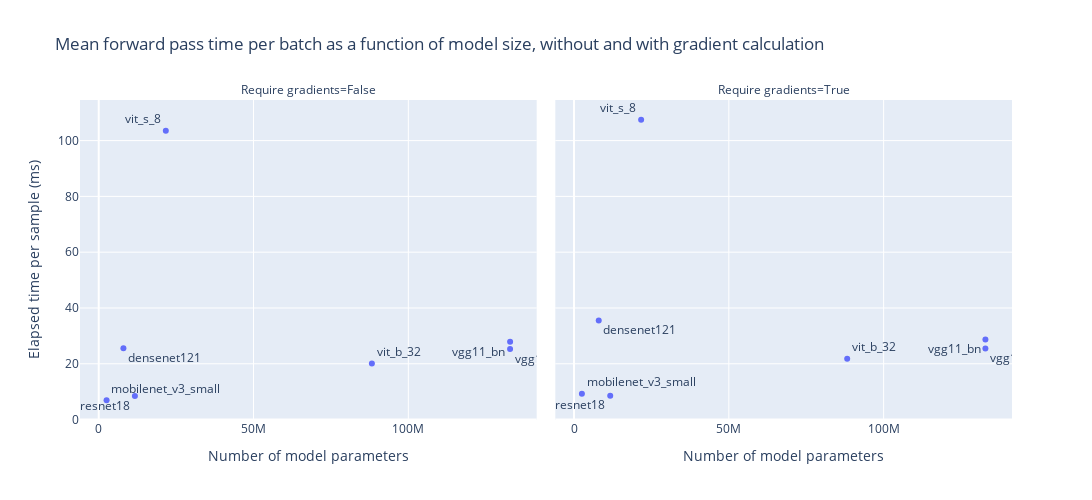

The notebook cell saved with this chart:
### Code cell
fig = px.scatter(
    results_df_batch8.sort_values("n_params"),
    x="n_params",
    y="mean_time",
    text="name",
    labels=labels,
    title="Mean forward pass time per batch as a function of model size, without and with gradient calculation",
    facet_col="requires_grad",
    width=1200,
    height=500
)

fig.update_traces(textposition=improve_text_position(results_df_batch8['n_params']))
fig.show()
fig.write_image('../plots/q11_runtime_per_model_size.png')

### Figure 1 — Plotly figure (JSON) as saved in the notebook; plotly's stock layout.template omitted (floating-point values rounded to 4 significant figures)
{"data": [{"hovertemplate": "Require gradients=False<br>Number of model parameters=%{x}<br>Elapsed time per sample (ms)=%{y}<br>Model name=%{text}<extra></extra>", "legendgroup": "", "marker": {"color": "#636efa", "symbol": "circle"}, "mode": "markers+text", "name": "", "orientation": "v", "showlegend": false, "text": ["mobilenet_v3_small", "densenet121", "resnet18", "vit_s_8", "vit_b_32", "vgg11", "vgg11_bn"], "x": [2542856, 7978856, 11689512, 21670272, 88224232, 132863336, 132868840], "xaxis": "x", "y": [6.923, 25.53, 8.412, 103.6, 20.11, 25.26, 27.86], "yaxis": "y", "type": "scatter", "textposition": ["top right", "bottom right", "bottom left", "top left", "top right", "bottom right", "bottom left", "top left", "top right", "bottom right", "bottom left", "top left", "top right", "bottom right"]}, {"hovertemplate": "Require gradients=True<br>Number of model parameters=%{x}<br>Elapsed time per sample (ms)=%{y}<br>Model name=%{text}<extra></extra>", "legendgroup": "", "marker": {"color": "#636efa", "symbol": "circle"}, "mode": "markers+text", "name": "", "orientation": "v", "showlegend": false, "text": ["mobilenet_v3_small", "densenet121", "resnet18", "vit_s_8", "vit_b_32", "vgg11", "vgg11_bn"], "x": [2542856, 7978856, 11689512, 21670272, 88224232, 132863336, 132868840], "xaxis": "x2", "y": [9.227, 35.53, 8.572, 107.5, 21.79, 25.44, 28.68], "yaxis": "y2", "type": "scatter", "textposition": ["top right", "bottom right", "bottom left", "top left", "top right", "bottom right", "bottom left", "top left", "top right", "bottom right", "bottom left", "top left", "top right", "bottom right"]}], "layout": {"xaxis": {"anchor": "y", "domain": [0.0, 0.49], "title": {"text": "Number of model parameters"}}, "yaxis": {"anchor": "x", "domain": [0.0, 1.0], "title": {"text": "Elapsed time per sample (ms)"}}, "xaxis2": {"anchor": "y2", "domain": [0.51, 1.0], "matches": "x", "title": {"text": "Number of model parameters"}}, "yaxis2": {"anchor": "x2", "domain": [0.0, 1.0], "matches": "y", "showticklabels": false}, "annotations": [{"font": {}, "showarrow": false, "text": "Require gradients=False", "x": 0.245, "xanchor": "center", "xref": "paper", "y": 1.0, "yanchor": "bottom", "yref": "paper"}, {"font": {}, "showarrow": false, "text": "Require gradients=True", "x": 0.755, "xanchor": "center", "xref": "paper", "y": 1.0, "yanchor": "bottom", "yref": "paper"}], "legend": {"tracegroupgap": 0}, "title": {"text": "Mean forward pass time per batch as a function of model size, without and with gradient calculation"}, "height": 500, "width": 1200}}
